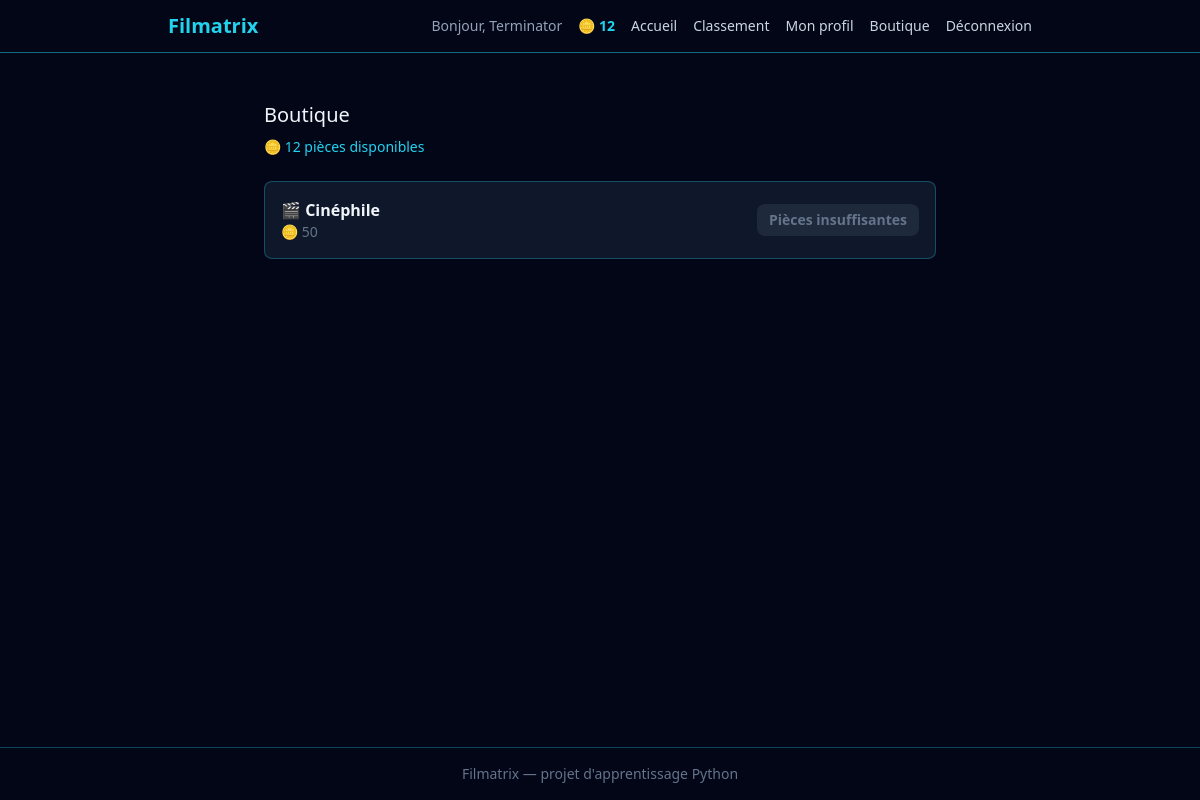
The app's page /boutique (signed in), older data.
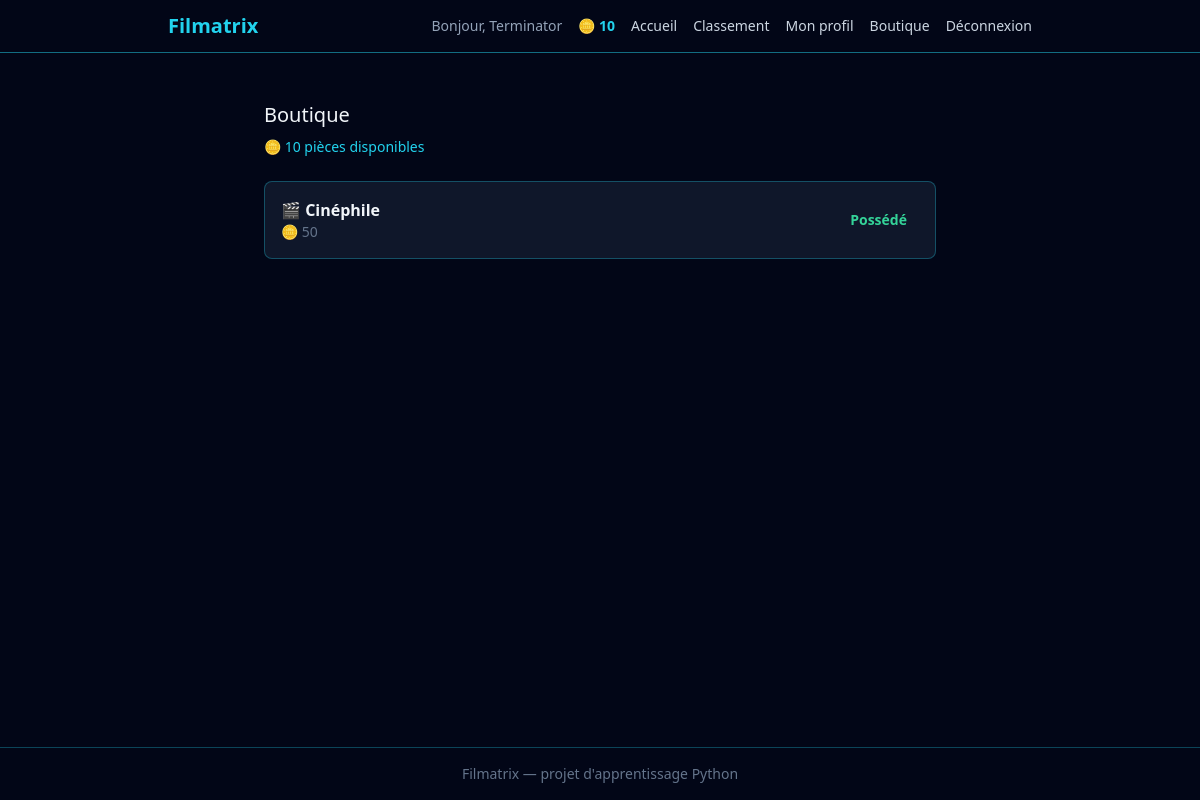
The same page, newer data.
### src/models.py (models this page shows, shortened)
class User(db.Model, UserMixin):
    __tablename__ = "users"
    id = db.Column(db.Integer, primary_key=True)
    username = db.Column(db.String(50), unique=True, nullable=False)
    email = db.Column(db.String(120), unique=True, nullable=False)
    password_hash = db.Column(db.String(255), nullable=False)
    total_xp = db.Column(db.Integer, nullable=False, default=0)
    coins = db.Column(db.Integer, nullable=False, default=0)
    equipped_title = db.Column(db.String(50), nullable=True)

### app.py (the view)
    @app.route("/boutique")
    @login_required
    def shop() -> str:
        shop_titles = []
        for code, info in TITLES.items():
            shop_titles.append(
                    {
                        "code": code,
                        "name": info["name"],
                        "price": info["price"],
                        "owned": owns_title(current_user, code),
                        "affordable": current_user.coins >= info["price"],
                        }
                )
            return render_template("boutique.html", shop_titles=shop_titles)

### src/shop.py (called while the page is built)
def owns_title(user, title_code: str) -> bool:
    return any(title.title_code == title_code for title in user.titles)

### templates/boutique.html
{% extends "base.html" %}
{% block content %}
<div class="max-w-2xl mx-auto mt-8">
    <h2 class="text-xl mb-2">Boutique</h2>
    <p class="text-cyan-400 text-sm mb-6">🪙 {{ current_user.coins }} pièces disponibles</p>
    <div class="flex flex-col gap-3">
        {% for title in shop_titles %}
        <div class="flex items-center justify-between bg-slate-900 border border-cyan-400/30 rounded-lg px-4 py-4">
            <div>
                <p class="font-bold">{{ title.name }}</p>
                <p class="text-sm text-slate-500">🪙 {{ title.price }}</p>
            </div>
            {% if title.owned %}
                <span class="text-emerald-400 text-sm font-bold px-3 py-1.5">Possédé</span>
            {% elif not title.affordable %}
                <button disabled class="bg-slate-800 text-slate-500 text-sm font-bold px-3 py-1.5 rounded-lg cursor-not-allowed">
                    Pièces insuffisantes
                </button>
            {% else %}
                <form method="POST" action="{{ url_for('buy_title', title_code=title.code) }}">
                    <button type="submit" class="bg-cyan-400 hover:bg-cyan-300 text-slate-950 font-bold px-3 py-1.5 rounded-lg transition">
                        Acheter
                    </button>
                </form>
            {% endif %}
        </div>
        {% endfor %}
    </div>
</div>
{% endblock %}

### templates/base.html (shortened to what this page needs)
<!DOCTYPE html>
<html lang="fr">
<head>
    <link rel="stylesheet" href="{{ url_for('static', filename='css/output.css') }}">
</head>
<body class="bg-slate-950 text-slate-100 min-h-screen flex flex-col">
    <header class="border-b border-cyan-400/50">
    <nav class="max-w-4xl mx-auto px-4 py-3">
        <div class="flex items-center justify-between">
            <a href="{{ url_for('home') }}" class="text-xl font-bold text-cyan-400">
                Filmatrix
            </a>
            <div class="flex items-center gap-4">
                {% if current_user.is_authenticated %}
                    <span class="text-slate-400 text-sm">Bonjour, {{ current_user.username }}</span>
                    <span class="text-cyan-400 text-sm font-bold flex items-center gap-1">
                         🪙 {{ current_user.coins }}
                    </span>
                {% endif %}
                <div class="hidden md:flex items-center gap-4 text-sm">
                    <a href="{{ url_for('home') }}" class="text-slate-300 hover:text-cyan-400 transition">Accueil</a>
                    <a href="{{ url_for('leaderboard') }}" class="text-slate-300 hover:text-cyan-400 transition">Classement</a>
                    {% if current_user.is_authenticated %}
                        <a href="{{ url_for('profile') }}" class="text-slate-300 hover:text-cyan-400 transition">Mon profil</a>
                        <a href="{{ url_for('shop') }}" class="text-slate-300 hover:text-cyan-400 transition">Boutique</a>
                        <a href="{{ url_for('logout') }}" class="text-slate-300 hover:text-cyan-400 transition">Déconnexion</a>
                    {% else %}
                        <a href="{{ url_for('login') }}" class="text-slate-300 hover:text-cyan-400 transition">Connexion</a>
                        <a href="{{ url_for('register') }}" class="bg-cyan-400 hover:bg-cyan-300 text-slate-950 font-bold px-3 py-1.5 rounded-lg transition">Inscription</a>
                    {% endif %}
                </div>
            </div>
        </div>
    </nav>
</header>
    <main class="flex-1 p-4">
        {% block content %}{% endblock %}
    </main>
    <footer class="border-t border-cyan-400/30 text-center text-slate-500 text-sm py-4">
        Filmatrix — projet d'apprentissage Python
    </footer>
</body>
</html>

Row changes from the older to the newer data that the page shows:
changed User "Terminator": coins "12" → "10"
Text that changed along with them:
list line gone: "Pièces insuffisantes"
new list line: "Possédé"
